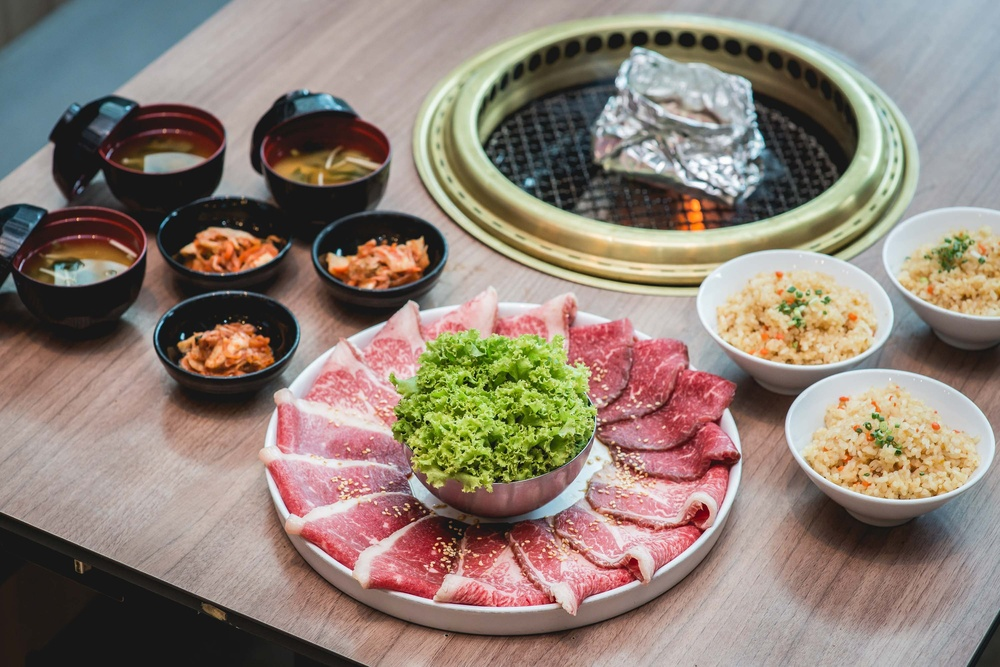
#> input picture im/aka.jpg, 1000 x 667 px, shrunk from 3000 x 2002 before the run
$ python histogram-equlization.py
#> lines starting #> are read from the running program, lines starting #| are printed output that depends on the picture

from hashlib import new
import numpy as np
import cv2 as cv
import matplotlib.pyplot as plt

def hist_equalize(input):
    cdf_hist = cummu_hist(input)
    height, width = input.shape[:2]
    new_pixel = np.zeros((height,width))
    input = cv.cvtColor(input, cv.COLOR_BGR2GRAY)
    for i in range(height):
        for j in range(width):
            value = cdf_hist[input[i][j]]*255
            new_pixel[i][j] = value
    new_pixel = new_pixel.astype(np.uint8)
    new_pixel = cv.cvtColor(new_pixel, cv.COLOR_BGR2RGB)
    return new_pixel, cdf_hist

def cummu_hist(input):
    input = cv.cvtColor(input, cv.COLOR_BGR2GRAY)
    hist = histo(input)
    height, width = input.shape[:2]
    pdf_hist = hist/(height*width)
    cdf_hist = np.cumsum(pdf_hist)

    return cdf_hist

def histo(image):
    hist = np.zeros(256)
    for i in image.ravel():
        hist[i] +=1

    return hist

x_axis = range(0,256)

#img = cv.imread("./im/low_contrast-man.png")

img = cv.imread("./im/aka.jpg")
#> img is the input picture: shape (667, 1000, 3); mean B, G, R 117.1, 127.8, 142.6
gray = cv.cvtColor(img, cv.COLOR_BGR2GRAY)
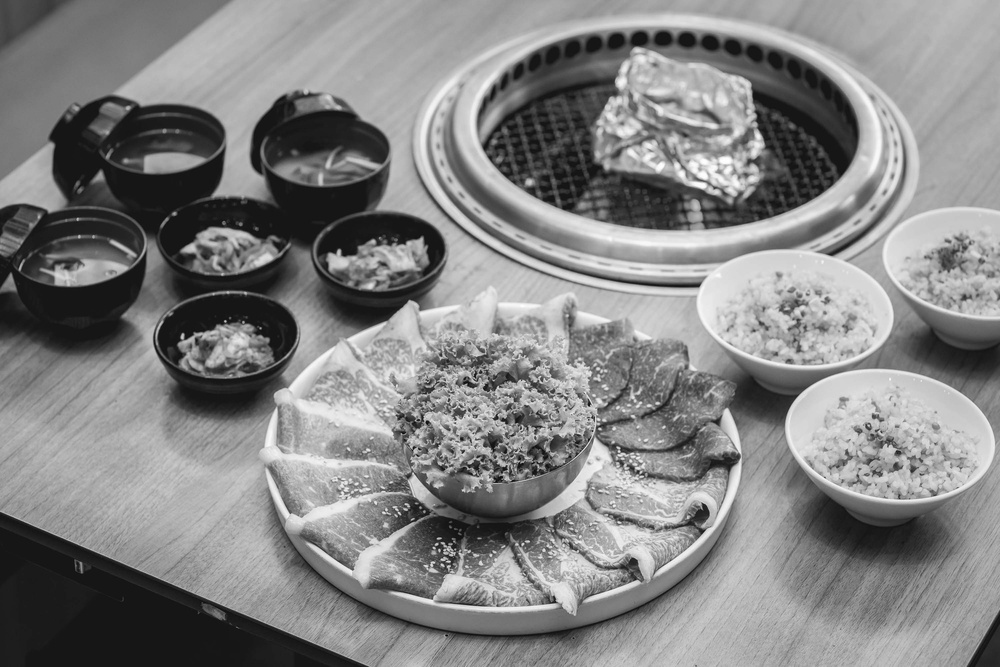
#> gray: shape (667, 1000); min 4, max 255, mean 131
gray = cv.cvtColor(gray, cv.COLOR_BGR2RGB)
#> gray: shape (667, 1000, 3)
cdf_hist = cummu_hist(img)
#> the loop in histo, `for i in image.ravel():` made 667000 passes
#> i on passes 1 to 3: 71, 71, 70
#> after the loop in histo, `for i in image.ravel():`: hist = 256 values, max 33180 at index 22, min 0 at index 0, mean 2605.5
#> in cummu_hist, `pdf_hist = hist/(height*width)`: pdf_hist = 256 values, max 0.0497 at index 22, min 0 at index 0, mean 0.00391
#> in cummu_hist, `cdf_hist = np.cumsum(pdf_hist)`: cdf_hist = 256 values from 0 to 1
#> cdf_hist = 256 values from 0 to 1
result,  cdf = hist_equalize(img)
#> the loop in histo (call 2), `for i in image.ravel():` made 667000 passes
#> after the loop in hist_equalize, `for i in range(height):`:
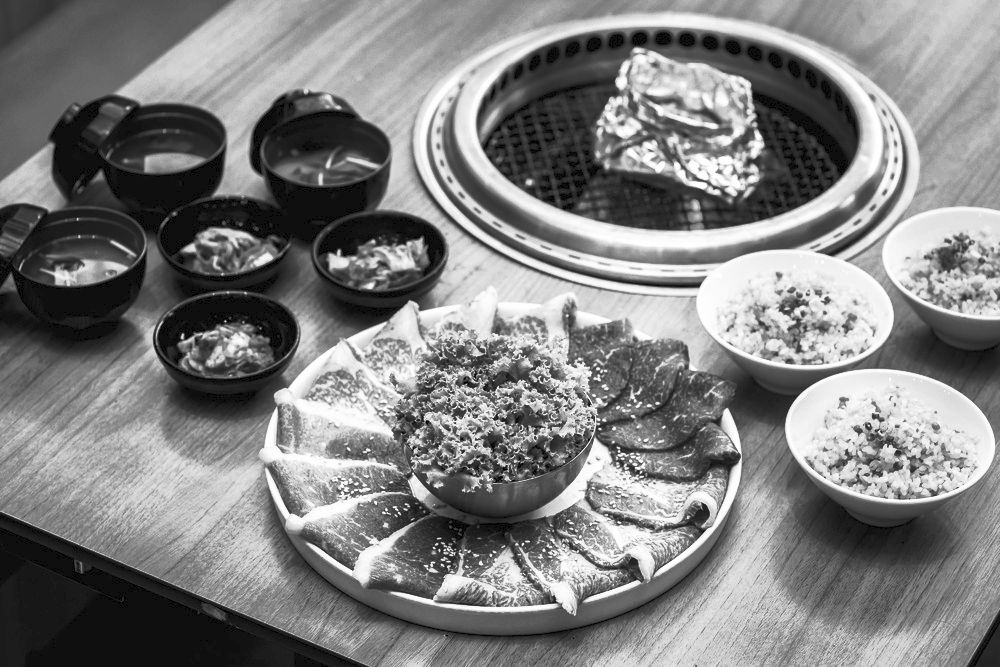
#> new_pixel: shape (667, 1000) float64; min 0.000382, max 255, mean 128.5
#> cdf = 256 values from 0 to 1
new_cdf = cummu_hist(result)
#> new_cdf = 256 values from 0.00346 to 1

plt.subplot(121)
plt.plot(x_axis, cdf_hist)
plt.subplot(122)
plt.plot(x_axis, new_cdf)
plt.show()
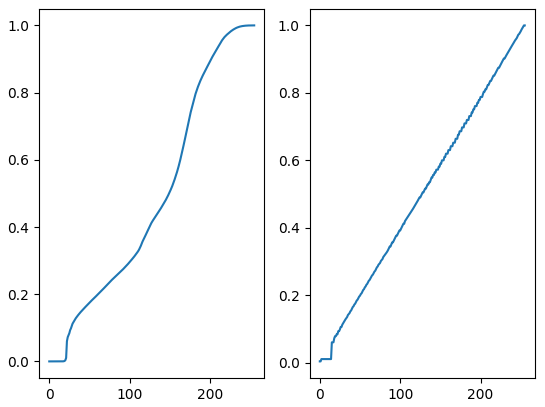
#> figure drawn by matplotlib, 2 panels; panel 1: curve peaks at x = 255, y = 1; panel 2: curve peaks at x = 255, y = 1

plt.subplot(121)
plt.imshow(result)
plt.subplot(122)
plt.imshow(gray)
plt.show()
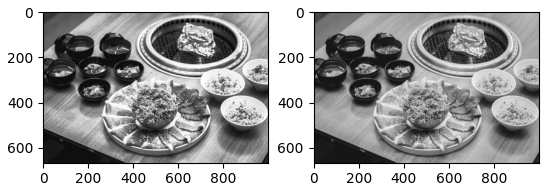
#> figure drawn by matplotlib, 2 panels
#result = hist_equalize(img)
